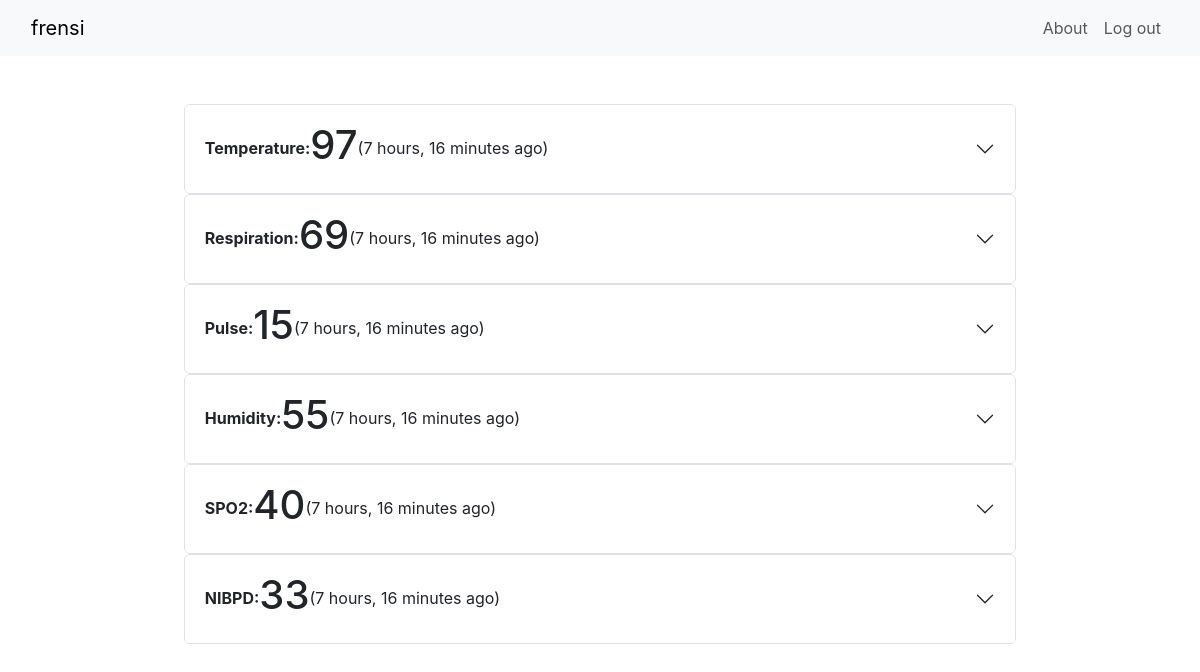
/patient/1/ (signed in), run on the app's committed database.
### base/models.py (models this page shows)
class User(AbstractUser):
    name = models.CharField(max_length=200, null=True)
    email = models.EmailField(unique=True, null=True)
    role = models.CharField(max_length=100, default="patient")
    USERNAME_FIELD = 'email'
    REQUIRED_FIELDS = []

class TemperatureData(models.Model):
    patient = models.ForeignKey(User, on_delete=models.SET_NULL, null=True)
    value = models.IntegerField()
    updated = models.DateTimeField(auto_now=True)#set time everytime is saved
    created = models.DateTimeField(auto_now_add=True)#when we first save it, it never changes
    def __str__(self):
        return str(self.value)

class RespirationData(models.Model):
    patient = models.ForeignKey(User, on_delete=models.SET_NULL, null=True)
    value = models.IntegerField()
    updated = models.DateTimeField(auto_now=True)#set time everytime is saved
    created = models.DateTimeField(auto_now_add=True)#when we first save it, it never changes
    def __str__(self):
        return str(self.value)

class PulseData(models.Model):
    patient = models.ForeignKey(User, on_delete=models.SET_NULL, null=True)
    value = models.IntegerField()
    updated = models.DateTimeField(auto_now=True)#set time everytime is saved
    created = models.DateTimeField(auto_now_add=True)#when we first save it, it never changes
    def __str__(self):
        return str(self.value)

class HumidityData(models.Model):
    patient = models.ForeignKey(User, on_delete=models.SET_NULL, null=True)
    value = models.IntegerField()
    updated = models.DateTimeField(auto_now=True)#set time everytime is saved
    created = models.DateTimeField(auto_now_add=True)#when we first save it, it never changes
    def __str__(self):
        return str(self.value)

class SPO2Data(models.Model):
    patient = models.ForeignKey(User, on_delete=models.SET_NULL, null=True)
    value = models.IntegerField()
    updated = models.DateTimeField(auto_now=True)#set time everytime is saved
    created = models.DateTimeField(auto_now_add=True)#when we first save it, it never changes
    def __str__(self):
        return str(self.value)

class NIBPData(models.Model):
    patient = models.ForeignKey(User, on_delete=models.SET_NULL, null=True)
    value = models.IntegerField()
    updated = models.DateTimeField(auto_now=True)#set time everytime is saved
    created = models.DateTimeField(auto_now_add=True)#when we first save it, it never changes
    def __str__(self):
        return str(self.value)

### base/views.py (the view)
# urls.py: path('patient/<str:pk>/', views.patient, name='patient'),
def patient(request, pk):
    patient = User.objects.get(pk=pk)
    data = {
        'Temperature' : '-',
        'Respiration' : '-',
        'Pulse' : '-',
        'Humidity' : '-',
        'SPO2' : '-',
        'NIBPD' : '-',
    }
    if patient.temperaturedata_set.all():
        temps = patient.temperaturedata_set.all()
        data['Temperature'] = temps.latest('created')
    if patient.respirationdata_set.all():
        resps = patient.respirationdata_set.all()
        data['Respiration'] = resps.latest('created')
    if patient.pulsedata_set.all():
        pulses = patient.pulsedata_set.all()
        data['Pulse'] = pulses.latest('created')
    if patient.humiditydata_set.all():
        hums = patient.humiditydata_set.all()
        data['Humidity'] = hums.latest('created')
    if patient.spo2data_set.all():
        spo2s = patient.spo2data_set.all()
        data['SPO2'] = spo2s.latest('created')
    if patient.nibpdata_set.all():
        nibpds = patient.nibpdata_set.all()
        data['NIBPD'] = nibpds.latest('created')
    context = {'pk': int(pk), 'data' : data, 'patient' : patient }
    return render(request, 'base/patient.html', context)

### base/templates/base/patient.html (shortened to what this page needs)
{% extends 'index.html' %} {% block content %}
{% if request.user.id == pk or request.user.role == 'staff' %}
<div class="container mt-5">
  {% for key, val in data.items %}
  <div class="accordion w-75 mx-auto" id="{{key}}1">
    <div class="accordion-item">
      <h2 class="accordion-header" id="{{key}}-head">
        <button class="accordion-button collapsed" type="button" data-bs-toggle="collapse" data-bs-target="#{{key}}"
          aria-expanded="false" aria-controls="{{key}}">
          <strong>{{key}}: </strong>
          {% if val != '-' %}
          <h1>{{val}}</h1>
          <br>
          <span>({{val.created|timesince}} ago)</span>
        </button>
      </h2>
      {% else %}
      <h1>There are no values!</h1>
      {% endif %}
    </div>
  </div>
  {% endfor %}
</div>
{% else %}
<h1>You are not alowed here!!!</h1>
<br />
{% endif %} {% endblock content %}

### templates/index.html (shortened to what this page needs)
<!DOCTYPE html>
{% load static %}
<html lang="en">
  <head>
    <link rel="stylesheet" href="{% static 'style/style.css' %}" />
    <link
      href="https://cdn.jsdelivr.net/npm/bootstrap@5.3.0-alpha1/dist/css/bootstrap.min.css"
      rel="stylesheet"
    />
    <link
      rel="stylesheet"
      href="https://maxcdn.bootstrapcdn.com/bootstrap/4.4.1/css/bootstrap.min.css"
    />
  </head>
  <body>
    {% include 'navbar.html' %}  {% block content %} {% endblock %}
  </body>
</html>

### templates/navbar.html (shortened to what this page needs)
{% load static %}
<nav class="navbar navbar-expand-lg bg-body-tertiary">
  <div class="container-fluid">
    {% if request.user.is_authenticated and request.user.role == 'patient' %}
    <a class="navbar-brand" href="{% url 'patient' request.user.id %}">{{request.user.username}}</a>
    {% elif request.user.is_authenticated and request.user.role == 'staff' %}
    <a class="navbar-brand" href="{% url 'staff' %}">{{request.user.username}}</a>
    {% else %}
    <a class="navbar-brand" href="{% url 'main' %}">Navbar</a>
    {% endif %}
    <div class="collapse navbar-collapse" id="navbarNavDropdown">
      <ul class="navbar-nav ml-auto">
        <li class="nav-item">
          <a class="nav-link" href="#">About</a>
        </li>
        {% if request.user.is_authenticated %}
        <li class="nav-item">
          <a class="nav-link" href="{% url 'logout' %}">Log out</a>
        </li>
        {% else %}
        <li class="nav-item">
          <a class="nav-link" href="{% url 'login' %}">Log in</a>
        </li>
        {% endif %}
      </ul>
    </div>
  </div>
</nav>

### data on the page
User: user.username "frensi"
TemperatureData: key "Temperature", value "97", created "7 hours, 16 minutes"
RespirationData: key "Respiration", value "69", created "7 hours, 16 minutes"
PulseData: key "Pulse", value "15", created "7 hours, 16 minutes"
HumidityData: key "Humidity", value "55", created "7 hours, 16 minutes"
SPO2Data: key "SPO2", value "40", created "7 hours, 16 minutes"
NIBPData: key "NIBPD", value "33", created "7 hours, 16 minutes"
